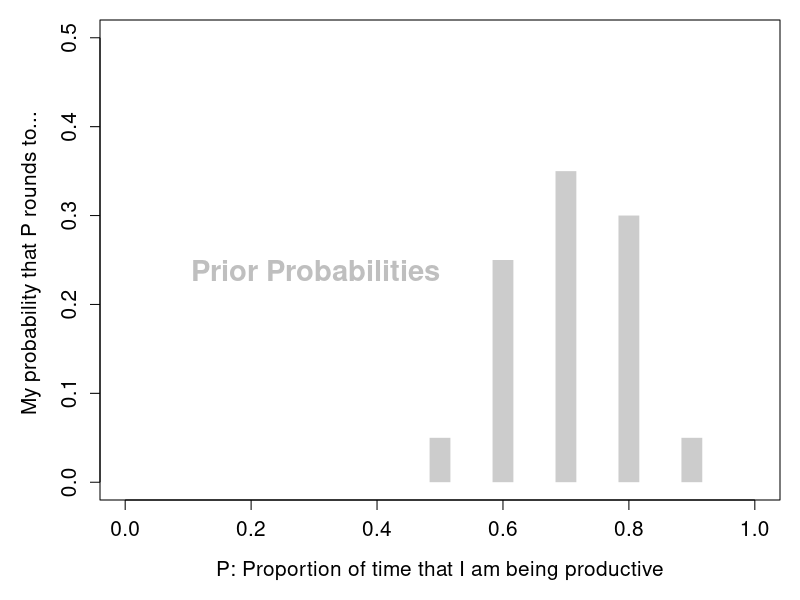
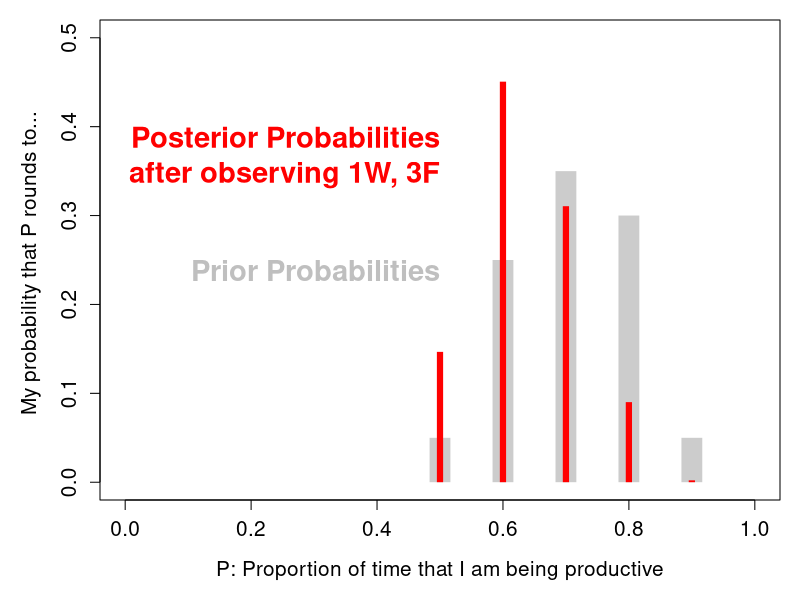
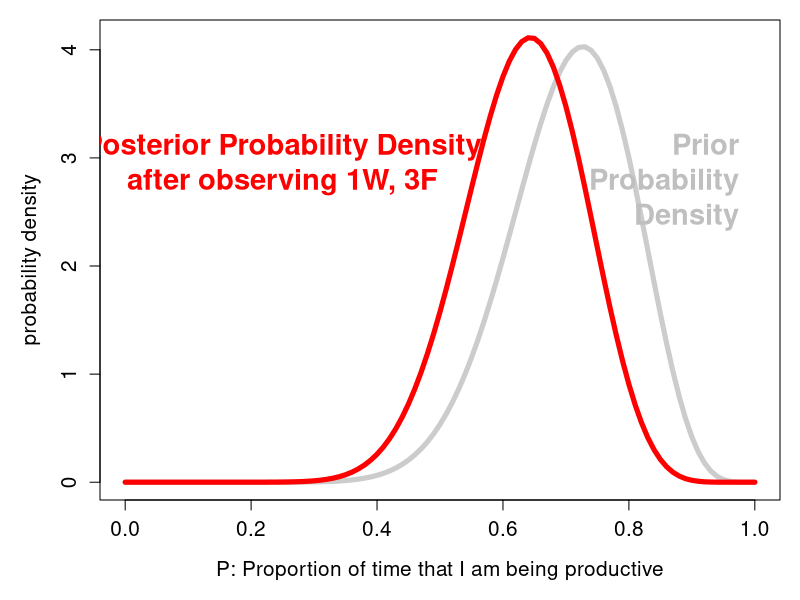

The R script that drew these images, in order: (Note: this script raises an error after producing the figures.)
## ---- chunk 1
 
P = c(0.50, 0.60, 0.70, 0.80, 0.90)
PriorProbForP = c(0.05, 0.25, 0.35, 0.30, 0.05)

par(mfrow=c(1,1),mar = c(5,5,1,1))
plot(P, PriorProbForP, type="h", xlim=c(0,1),
     lwd=20, ylim=c(0,0.5),  lend=1, col="grey80",
     xlab="P: Proportion of time that I am being productive",
     ylab="My probability that P rounds to... ",
     cex.lab = 1.25, cex.axis = 1.25)
text(0.5,0.25, "Prior Probabilities", font=2,
     col="grey75", adj=c(1,1), cex=1.75)

## ---- chunk 2
 
Lik = (1-P)^3 * P
PosteriorProbForP = (PriorProbForP * Lik) / sum(PriorProbForP * Lik)

par(mfrow=c(1,1),mar = c(5,5,1,1))
plot(P, PriorProbForP, type="h", xlim=c(0,1),
     lwd=20, ylim=c(0,0.5),  lend=1, col="grey80",
     xlab="P: Proportion of time that I am being productive",
     ylab="My probability that P rounds to... ",
     cex.lab = 1.25, cex.axis = 1.25)
text(0.5,0.25, "Prior Probabilities", font=2,
     col="grey75", adj=c(1,1), cex=1.75)
lines(P, PosteriorProbForP, type="h", lwd=6, col="red",lend=1)
text(0.5,0.4, "Posterior Probabilities\nafter observing 1W, 3F", font=2,
     col="red", adj=c(1,1), cex=1.75)

## ---- chunk 3
 
mean.P.prior = sum( P* PriorProbForP )
var.P.prior  = sum( (P-mean.P.prior)^2 * PriorProbForP )

a.plus.b = mean.P.prior * (1-mean.P.prior) / var.P.prior  - 1
a = mean.P.prior * a.plus.b
b = (1-mean.P.prior) * a.plus.b

P = seq(0,1,0.01)
prior.density = dbeta(P,a,b)
posterior.density = dbeta(P,a+1,b+3)


## ---- chunk 4


par(mfrow=c(1,1),mar = c(5,5,1,1))
plot(P, prior.density, col="grey80",
     xlab="P: Proportion of time that I am being productive",
     ylab="probability density",
     cex.lab = 1.25, cex.axis = 1.25, type="l",lwd=5,
     ylim=c(0,max(posterior.density)) )
text(0.975,max(prior.density)/1.25, "Prior\nProbability\nDensity", font=2,
     col="grey75", adj=c(1,1), cex=1.75)
posterior.density = dbeta(P,a+1,b+3)
lines(P,posterior.density, type="l",lwd=5,col="red")

text(0.25,max(prior.density)/1.25, "Posterior Probability Density\nafter observing 1W, 3F", font=2,
     col="red", adj=c(0.5,1), cex=1.75)


## ---- chunk 5

knitr::include_graphics("images/IMG_DS.png",dpi=45)

## ---- chunk 6


par(mfrow=c(2,1),mar=c(2,4,1,1),oma=c(1,1,1,1))
age=seq(15,45,5) ; w=c(rep(5,6),10)
number=c(0,334, 12520, 11570 , 6108 , 4039 , 4921)/w
plot(age,number,xlim=c(15,60),col="white",
xlab="",ylab="Ave. no. per 1 year age-band",
cex.lab=1.35,cex.axis=1.35) 
text(48,1700,"Age when earned doctorate",col="grey",adj=c(0.5,1),cex=1.5)

for (i in 1:7) rect(age[i],0,age[i]+w[i],number[i],
                    col="grey",border=NA)
text(31,2400,"http://www.nsf.gov/statistics/doctorates/summ97/part4.pdf",
  adj=c(0,0),cex=0.95)
text(36,2000,"Table 18 Distribution of 1997 Doctorate Recipients by Age at Doctorate",
  adj=c(0,0),cex=0.70)

later=32

plot(age+later,number,xlim=c(15+later,60+later),col="white",
xlab="",ylab="Ave. no. per 1 year age-band",
cex.lab=1.35,cex.axis=1.35) 
text(50+later,1800,"Age 32 years later",adj=c(0.5,1),cex=1.5,col="blue")
for (i in 1:7) rect(age[i]+later,0,age[i]+w[i]+later,number[i],
                    col="blue",border=NA)

## ---- chunk 7

mean = c(55, 60, 65) ; sd=4

a.now = age + 32

draw.3.panels = function(index) {

ia = index

par(mfrow=c(3,1),mar=c(2,4,1,1),oma=c(1,1,1,1))

plot(c(45,90),c(0,1/5),xlim=c(45,90),col="white",
xlab="",ylab="Prob. per 1 year age-band",cex.axis=2) 
text(68,0.95/5,"Age, based on photo",col="red",adj=c(0,1),cex=2.5)

for (i in 1:7) {
	no = pnorm(a.now[i]+w[i],mean[ia],sd) - pnorm(a.now[i],mean[ia],sd)
	rect(a.now[i],0, a.now[i]+w[i],no/w[i], 
	     col="red", border=NA)
	}

plot(age+later,number,xlim=c(45,90),col="white",
xlab="",ylab="Ave. no. per 1 year age-band",cex.axis=2) 
text(70,1800,"Age, based on PhD data",cex=2.5,col="blue",adj=c(0,1))
for (i in 1:7) rect(a.now[i],0,a.now[i]+w[i],number[i],
                    col="blue",border=NA)

plot(c(45,90),c(0,1/5),xlim=c(45,90),col="white",
xlab="",ylab="Prob per 1 year age-band",cex.axis=2) 
text(64,.9/5,"Age, based on photo and PhD data",col="green",adj=c(0,1),cex=2.5)
prior = pnorm(a.now+w,mean[ia],sd) - pnorm(a.now,mean[ia],sd)
post=prior*number/sum(prior*number)/w
for (i in 1:7) {
	rect(a.now[i],0, a.now[i]+w[i],post[i], 
	     col="green",border=NA)
	}

} # end fn.

## ---- chunk 8

draw.3.panels(1)

## ---- chunk 9

draw.3.panels(2)

## ---- chunk 10

draw.3.panels(3)

